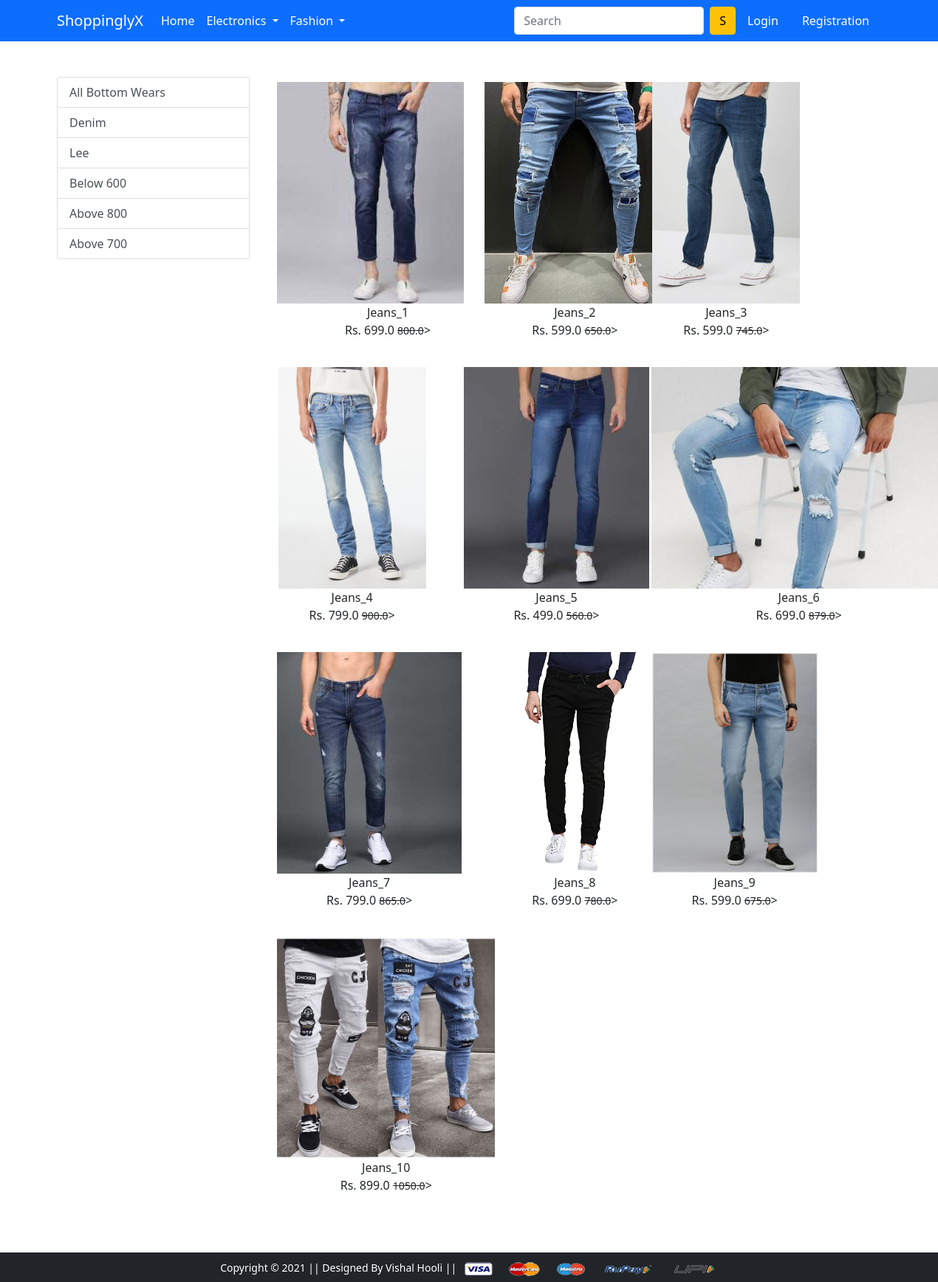
Screenshot of /bottomwears/ with the database file from the repository.
### app/models.py (models this page shows, shortened)
class Product(models.Model):
    title = models.CharField(max_length=100)
    selling_price = models.FloatField()
    discounted_price = models.FloatField()
    description = models.TextField()
    brand = models.CharField(max_length=100)
    category = models.CharField(choices=CATEGORY_CHOICES, max_length=2)
    product_image = models.ImageField(upload_to='product_img')

### app/views.py (the view)
# urls.py: path('bottomwears/', views.bottomwears, name='bottomwears'),
def bottomwears(request, data=None):
    if data == None:
        bottomwears = Product.objects.filter(category='BW')
    elif data == 'Denim' or data == 'Lee':
        bottomwears = Product.objects.filter(category='BW').filter(brand=data)
    elif data == 'below':
        bottomwears = Product.objects.filter(category='BW').filter(discounted_price__lt=600)  #__lt it is less than
    elif data == 'above':
        bottomwears = Product.objects.filter(category='BW').filter(discounted_price__gt=700)   #__gt it is greater than
    elif data == 'above800':
        bottomwears = Product.objects.filter(category='BW').filter(discounted_price__gt=800)
    return render(request, 'app/bottomwears.html', {'bottomwears':bottomwears})

### app/templates/app/bottomwears.html (shortened to what this page needs)
{% extends 'app/base.html' %}
{% load static %}
{% block main-content %}
<div class="container my-5">
 <div class="row">
  <div class="col-sm-3">
   <div class="list-group">
       <a href="{% url 'bottomwears' %}" class="list-group-item list-group-item-action" aria-current="true">All Bottom Wears</a>
       <a href="{% url 'bottomwearsdata' 'Denim' %}" class="list-group-item list-group-item-action" aria-current="true">Denim</a>
       <a href="{% url 'bottomwearsdata' 'Lee' %}" class="list-group-item list-group-item-action">Lee</a>
       <a href="{% url 'bottomwearsdata' 'below' %}" class="list-group-item list-group-item-action">Below 600</a>
       <a href="{% url 'bottomwearsdata' 'above800' %}" class="list-group-item list-group-item-action">Above 800</a>
       <a href="{% url 'bottomwearsdata' 'above' %}" class="list-group-item list-group-item-action">Above 700</a>
   </div>
  </div>
  <div class="col-sm-8">
   <div class="row">
       {% for product in bottomwears %}
        <div class="col-sm-4 text-center mb-4">
            <a href="{% url 'product-detail' product.id %}" class="btn">
                <div class="item">
                    <img src="{{product.product_image.url}}" alt="" height="300" class="">
                    <div class="fw-hold">{{product.title}}</div>
                    <div class="fw-hold">Rs. {{product.discounted_price}}
                        <small class="fw-light text-decoration-line-through">{{product.selling_price}}</small>>
                    </div>
                </div>
            </a>
        </div>
        {% endfor %}
   </div>
  </div>
 </div>
</div>
{% endblock main-content %}

### rows the page displays
Product: product_image (picture), title "Jeans_1", discounted_price "699.0", selling_price "800.0"
Product: product_image (picture), title "Jeans_2", discounted_price "599.0", selling_price "650.0"
Product: product_image (picture), title "Jeans_3", discounted_price "599.0", selling_price "745.0"
Product: product_image (picture), title "Jeans_4", discounted_price "799.0", selling_price "900.0"
Product: product_image (picture), title "Jeans_5", discounted_price "499.0", selling_price "560.0"
Product: product_image (picture), title "Jeans_6", discounted_price "699.0", selling_price "879.0"
Product: product_image (picture), title "Jeans_7", discounted_price "799.0", selling_price "865.0"
Product: product_image (picture), title "Jeans_8", discounted_price "699.0", selling_price "780.0"
Product: product_image (picture), title "Jeans_9", discounted_price "599.0", selling_price "675.0"
Product: product_image (picture), title "Jeans_10", discounted_price "899.0", selling_price "1050.0"
